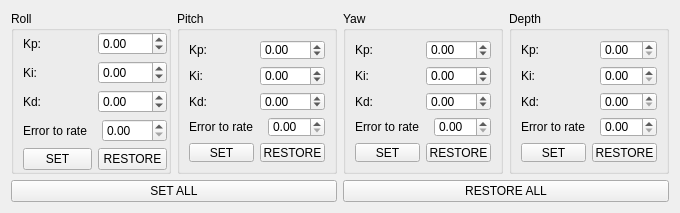
<?xml version="1.0" encoding="UTF-8"?>
<ui version="4.0">
 <class>pidSetup</class>
 <widget class="QWidget" name="pidSetup">
  <property name="geometry">
   <rect>
    <x>0</x>
    <y>0</y>
    <width>680</width>
    <height>213</height>
   </rect>
  </property>
  <property name="minimumSize">
   <size>
    <width>680</width>
    <height>200</height>
   </size>
  </property>
  <property name="windowTitle">
   <string>Form</string>
  </property>
  <layout class="QHBoxLayout" name="horizontalLayout_22">
   <item>
    <layout class="QVBoxLayout" name="verticalLayout_5">
     <item>
      <layout class="QHBoxLayout" name="horizontalLayout_23">
       <item>
        <widget class="QGroupBox" name="roll_box">
         <property name="title">
          <string>Roll</string>
         </property>
         <layout class="QVBoxLayout" name="verticalLayout">
          <property name="topMargin">
           <number>1</number>
          </property>
          <property name="rightMargin">
           <number>1</number>
          </property>
          <property name="bottomMargin">
           <number>1</number>
          </property>
          <item>
           <layout class="QHBoxLayout" name="horizontalLayout">
            <item>
             <widget class="QLabel" name="roll_kp_label">
              <property name="minimumSize">
               <size>
                <width>73</width>
                <height>0</height>
               </size>
              </property>
              <property name="maximumSize">
               <size>
                <width>73</width>
                <height>16777215</height>
               </size>
              </property>
              <property name="text">
               <string>Kp:</string>
              </property>
             </widget>
            </item>
            <item>
             <widget class="QDoubleSpinBox" name="roll_kp_edit">
              <property name="minimum">
               <double>-1000.000000000000000</double>
              </property>
              <property name="maximum">
               <double>1000.000000000000000</double>
              </property>
              <property name="singleStep">
               <double>0.500000000000000</double>
              </property>
             </widget>
            </item>
           </layout>
          </item>
          <item>
           <layout class="QHBoxLayout" name="horizontalLayout_2">
            <item>
             <widget class="QLabel" name="roll_ki_label">
              <property name="minimumSize">
               <size>
                <width>73</width>
                <height>0</height>
               </size>
              </property>
              <property name="maximumSize">
               <size>
                <width>73</width>
                <height>16777215</height>
               </size>
              </property>
              <property name="text">
               <string>Ki:</string>
              </property>
             </widget>
            </item>
            <item>
             <widget class="QDoubleSpinBox" name="roll_ki_edit">
              <property name="minimum">
               <double>-1000.000000000000000</double>
              </property>
              <property name="singleStep">
               <double>0.500000000000000</double>
              </property>
              <property name="value">
               <double>0.000000000000000</double>
              </property>
             </widget>
            </item>
           </layout>
          </item>
          <item>
           <layout class="QHBoxLayout" name="horizontalLayout_3">
            <item>
             <widget class="QLabel" name="roll_kd_label">
              <property name="minimumSize">
               <size>
                <width>73</width>
                <height>0</height>
               </size>
              </property>
              <property name="maximumSize">
               <size>
                <width>73</width>
                <height>16777215</height>
               </size>
              </property>
              <property name="text">
               <string>Kd:</string>
              </property>
             </widget>
            </item>
            <item>
             <widget class="QDoubleSpinBox" name="roll_kd_edit">
              <property name="minimum">
               <double>-1000.000000000000000</double>
              </property>
              <property name="maximum">
               <double>1000.000000000000000</double>
              </property>
              <property name="singleStep">
               <double>0.500000000000000</double>
              </property>
             </widget>
            </item>
           </layout>
          </item>
          <item>
           <layout class="QHBoxLayout" name="horizontalLayout_5">
            <item>
             <widget class="QLabel" name="label">
              <property name="minimumSize">
               <size>
                <width>73</width>
                <height>0</height>
               </size>
              </property>
              <property name="maximumSize">
               <size>
                <width>73</width>
                <height>16777215</height>
               </size>
              </property>
              <property name="text">
               <string>Error to rate</string>
              </property>
             </widget>
            </item>
            <item>
             <widget class="QDoubleSpinBox" name="roll_rate_edit"/>
            </item>
           </layout>
          </item>
          <item>
           <layout class="QHBoxLayout" name="horizontalLayout_6">
            <item>
             <widget class="QPushButton" name="roll_set_btn">
              <property name="text">
               <string>SET</string>
              </property>
             </widget>
            </item>
            <item>
             <widget class="QPushButton" name="roll_restore_btn">
              <property name="text">
               <string>RESTORE</string>
              </property>
             </widget>
            </item>
           </layout>
          </item>
         </layout>
        </widget>
       </item>
       <item>
        <widget class="QGroupBox" name="pitch_box">
         <property name="title">
          <string>Pitch</string>
         </property>
         <layout class="QVBoxLayout" name="verticalLayout_2">
          <item>
           <layout class="QHBoxLayout" name="horizontalLayout_7">
            <item>
             <widget class="QLabel" name="pitch_kp_label">
              <property name="minimumSize">
               <size>
                <width>73</width>
                <height>0</height>
               </size>
              </property>
              <property name="maximumSize">
               <size>
                <width>73</width>
                <height>16777215</height>
               </size>
              </property>
              <property name="text">
               <string>Kp:</string>
              </property>
             </widget>
            </item>
            <item>
             <widget class="QDoubleSpinBox" name="pitch_kp_edit">
              <property name="minimum">
               <double>-1000.000000000000000</double>
              </property>
              <property name="maximum">
               <double>1000.000000000000000</double>
              </property>
              <property name="singleStep">
               <double>0.500000000000000</double>
              </property>
             </widget>
            </item>
           </layout>
          </item>
          <item>
           <layout class="QHBoxLayout" name="horizontalLayout_9">
            <item>
             <widget class="QLabel" name="pitch_ki_label">
              <property name="minimumSize">
               <size>
                <width>73</width>
                <height>0</height>
               </size>
              </property>
              <property name="maximumSize">
               <size>
                <width>73</width>
                <height>16777215</height>
               </size>
              </property>
              <property name="text">
               <string>Ki:</string>
              </property>
             </widget>
            </item>
            <item>
             <widget class="QDoubleSpinBox" name="pitch_ki_edit">
              <property name="minimum">
               <double>-1000.000000000000000</double>
              </property>
              <property name="singleStep">
               <double>0.500000000000000</double>
              </property>
              <property name="value">
               <double>0.000000000000000</double>
              </property>
             </widget>
            </item>
           </layout>
          </item>
          <item>
           <layout class="QHBoxLayout" name="horizontalLayout_8">
            <item>
             <widget class="QLabel" name="pitch_kd_label">
              <property name="minimumSize">
               <size>
                <width>73</width>
                <height>0</height>
               </size>
              </property>
              <property name="maximumSize">
               <size>
                <width>73</width>
                <height>16777215</height>
               </size>
              </property>
              <property name="text">
               <string>Kd:</string>
              </property>
             </widget>
            </item>
            <item>
             <widget class="QDoubleSpinBox" name="pitch_kd_edit">
              <property name="minimum">
               <double>-1000.000000000000000</double>
              </property>
              <property name="maximum">
               <double>1000.000000000000000</double>
              </property>
              <property name="singleStep">
               <double>0.500000000000000</double>
              </property>
             </widget>
            </item>
           </layout>
          </item>
          <item>
           <layout class="QHBoxLayout" name="horizontalLayout_21">
            <item>
             <widget class="QLabel" name="label_2">
              <property name="minimumSize">
               <size>
                <width>73</width>
                <height>0</height>
               </size>
              </property>
              <property name="maximumSize">
               <size>
                <width>73</width>
                <height>16777215</height>
               </size>
              </property>
              <property name="text">
               <string>Error to rate</string>
              </property>
             </widget>
            </item>
            <item>
             <widget class="QDoubleSpinBox" name="pitch_rate_edit"/>
            </item>
           </layout>
          </item>
          <item>
           <layout class="QHBoxLayout" name="horizontalLayout_10">
            <item>
             <widget class="QPushButton" name="pitch_set_btn">
              <property name="text">
               <string>SET</string>
              </property>
             </widget>
            </item>
            <item>
             <widget class="QPushButton" name="pitch_restore_btn">
              <property name="text">
               <string>RESTORE</string>
              </property>
             </widget>
            </item>
           </layout>
          </item>
         </layout>
        </widget>
       </item>
       <item>
        <widget class="QGroupBox" name="yaw_box">
         <property name="title">
          <string>Yaw</string>
         </property>
         <layout class="QVBoxLayout" name="verticalLayout_3">
          <item>
           <layout class="QHBoxLayout" name="horizontalLayout_11">
            <item>
             <widget class="QLabel" name="yaw_kp_label">
              <property name="minimumSize">
               <size>
                <width>73</width>
                <height>0</height>
               </size>
              </property>
              <property name="maximumSize">
               <size>
                <width>73</width>
                <height>16777215</height>
               </size>
              </property>
              <property name="text">
               <string>Kp:</string>
              </property>
             </widget>
            </item>
            <item>
             <widget class="QDoubleSpinBox" name="yaw_kp_edit">
              <property name="minimum">
               <double>-1000.000000000000000</double>
              </property>
              <property name="maximum">
               <double>1000.000000000000000</double>
              </property>
              <property name="singleStep">
               <double>0.500000000000000</double>
              </property>
             </widget>
            </item>
           </layout>
          </item>
          <item>
           <layout class="QHBoxLayout" name="horizontalLayout_12">
            <item>
             <widget class="QLabel" name="yaw_ki_label">
              <property name="minimumSize">
               <size>
                <width>73</width>
                <height>0</height>
               </size>
              </property>
              <property name="maximumSize">
               <size>
                <width>73</width>
                <height>16777215</height>
               </size>
              </property>
              <property name="text">
               <string>Ki:</string>
              </property>
             </widget>
            </item>
            <item>
             <widget class="QDoubleSpinBox" name="yaw_ki_edit">
              <property name="minimum">
               <double>-1000.000000000000000</double>
              </property>
              <property name="singleStep">
               <double>0.500000000000000</double>
              </property>
              <property name="value">
               <double>0.000000000000000</double>
              </property>
             </widget>
            </item>
           </layout>
          </item>
          <item>
           <layout class="QHBoxLayout" name="horizontalLayout_13">
            <item>
             <widget class="QLabel" name="yaw_kd_label">
              <property name="minimumSize">
               <size>
                <width>73</width>
                <height>0</height>
               </size>
              </property>
              <property name="maximumSize">
               <size>
                <width>73</width>
                <height>16777215</height>
               </size>
              </property>
              <property name="text">
               <string>Kd:</string>
              </property>
             </widget>
            </item>
            <item>
             <widget class="QDoubleSpinBox" name="yaw_kd_edit">
              <property name="minimum">
               <double>-1000.000000000000000</double>
              </property>
              <property name="maximum">
               <double>1000.000000000000000</double>
              </property>
              <property name="singleStep">
               <double>0.500000000000000</double>
              </property>
             </widget>
            </item>
           </layout>
          </item>
          <item>
           <layout class="QHBoxLayout" name="horizontalLayout_19">
            <item>
             <widget class="QLabel" name="label_4">
              <property name="minimumSize">
               <size>
                <width>73</width>
                <height>0</height>
               </size>
              </property>
              <property name="maximumSize">
               <size>
                <width>73</width>
                <height>16777215</height>
               </size>
              </property>
              <property name="text">
               <string>Error to rate</string>
              </property>
             </widget>
            </item>
            <item>
             <widget class="QDoubleSpinBox" name="yaw_rate_edit"/>
            </item>
           </layout>
          </item>
          <item>
           <layout class="QHBoxLayout" name="horizontalLayout_14">
            <item>
             <widget class="QPushButton" name="yaw_set_btn">
              <property name="text">
               <string>SET</string>
              </property>
             </widget>
            </item>
            <item>
             <widget class="QPushButton" name="yaw_restore_btn">
              <property name="text">
               <string>RESTORE</string>
              </property>
             </widget>
            </item>
           </layout>
          </item>
         </layout>
        </widget>
       </item>
       <item>
        <widget class="QGroupBox" name="depth_box">
         <property name="title">
          <string>Depth</string>
         </property>
         <layout class="QVBoxLayout" name="verticalLayout_4">
          <item>
           <layout class="QHBoxLayout" name="horizontalLayout_17">
            <item>
             <widget class="QLabel" name="label_3">
              <property name="minimumSize">
               <size>
                <width>73</width>
                <height>0</height>
               </size>
              </property>
              <property name="maximumSize">
               <size>
                <width>73</width>
                <height>16777215</height>
               </size>
              </property>
              <property name="text">
               <string>Kp:</string>
              </property>
             </widget>
            </item>
            <item>
             <widget class="QDoubleSpinBox" name="depth_kp_edit"/>
            </item>
           </layout>
          </item>
          <item>
           <layout class="QHBoxLayout" name="horizontalLayout_15">
            <item>
             <widget class="QLabel" name="label_9">
              <property name="minimumSize">
               <size>
                <width>73</width>
                <height>0</height>
               </size>
              </property>
              <property name="maximumSize">
               <size>
                <width>73</width>
                <height>16777215</height>
               </size>
              </property>
              <property name="text">
               <string>Ki:</string>
              </property>
             </widget>
            </item>
            <item>
             <widget class="QDoubleSpinBox" name="depth_ki_edit"/>
            </item>
           </layout>
          </item>
          <item>
           <layout class="QHBoxLayout" name="horizontalLayout_16">
            <item>
             <widget class="QLabel" name="label_12">
              <property name="minimumSize">
               <size>
                <width>73</width>
                <height>0</height>
               </size>
              </property>
              <property name="maximumSize">
               <size>
                <width>73</width>
                <height>16777215</height>
               </size>
              </property>
              <property name="text">
               <string>Kd:</string>
              </property>
             </widget>
            </item>
            <item>
             <widget class="QDoubleSpinBox" name="depth_kd_edit"/>
            </item>
           </layout>
          </item>
          <item>
           <layout class="QHBoxLayout" name="horizontalLayout_20">
            <item>
             <widget class="QLabel" name="label_5">
              <property name="minimumSize">
               <size>
                <width>73</width>
                <height>0</height>
               </size>
              </property>
              <property name="maximumSize">
               <size>
                <width>73</width>
                <height>16777215</height>
               </size>
              </property>
              <property name="text">
               <string>Error to rate</string>
              </property>
             </widget>
            </item>
            <item>
             <widget class="QDoubleSpinBox" name="depth_rate_edit"/>
            </item>
           </layout>
          </item>
          <item>
           <layout class="QHBoxLayout" name="horizontalLayout_18">
            <item>
             <widget class="QPushButton" name="depth_set_btn">
              <property name="text">
               <string>SET</string>
              </property>
             </widget>
            </item>
            <item>
             <widget class="QPushButton" name="depth_restore_btn">
              <property name="text">
               <string>RESTORE</string>
              </property>
             </widget>
            </item>
           </layout>
          </item>
         </layout>
        </widget>
       </item>
      </layout>
     </item>
     <item>
      <layout class="QHBoxLayout" name="horizontalLayout_4">
       <item>
        <widget class="QPushButton" name="all_set_btn">
         <property name="text">
          <string>SET ALL</string>
         </property>
        </widget>
       </item>
       <item>
        <widget class="QPushButton" name="all_restore_btn">
         <property name="text">
          <string>RESTORE ALL</string>
         </property>
        </widget>
       </item>
      </layout>
     </item>
    </layout>
   </item>
  </layout>
 </widget>
 <resources/>
 <connections/>
</ui>
